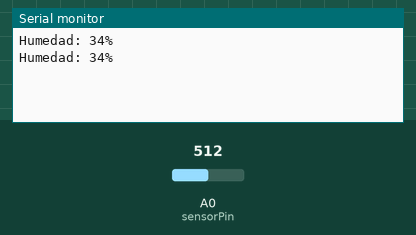
Recording of a sketch running on a simulated Arduino Uno, built with avr-gcc and run on an emulated ATmega328P. Parts: the last lines printed to the serial monitor. The test bench sets the inputs (shaded band); at power-on: A0 (sensorPin) = 512.

Above: at 1.8 s.
1.9 s: A0 (sensorPin) set to 716
At 2.5 s:
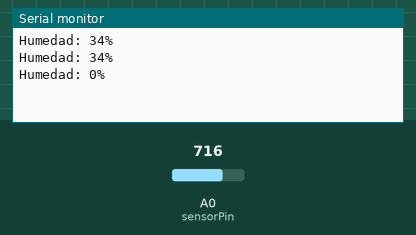
3.4 s: A0 (sensorPin) set to 511
At 4.8 s:
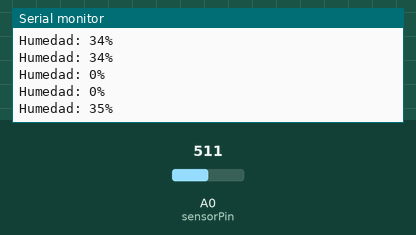
Timing chart, 0 to 6.4 s (numbered marks = the images above; inputs shaded):
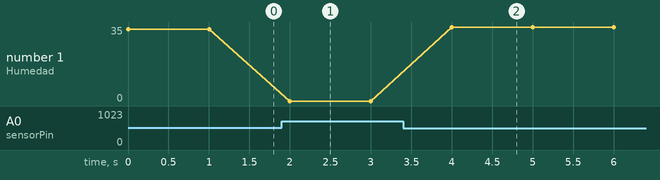

The sketch:

1.0.1-PruebasSensor.ino
```cpp
const int sensorPin = A0;

const int valorSeco = 620;    // Tierra seca
const int valorHumedo = 310;  // Sensor en agua

void setup() {
  Serial.begin(9600);
}

void loop() {
  int lectura = analogRead(sensorPin);
  int porcentaje = map(lectura, valorSeco, valorHumedo, 0, 100); //Pasamos a porcentaje

  porcentaje = constrain(porcentaje, 0, 100); //Controlamos que no sea más de 100

  //Muestra mensajes por terminal
  Serial.print("Humedad: ");
  Serial.print(porcentaje);
  Serial.println("%");

  delay(1000);
}
```

Measured:
- after the input at 1.9 s, the serial monitor: prints a new line after 0.10 s (image 1)
- after the input at 3.4 s, the serial monitor: prints a new line after 0.60 s (image 2)
- plotted number 1: 34 → 0 after the input at 1.9 s, 0 → 35 after the input at 3.4 s
